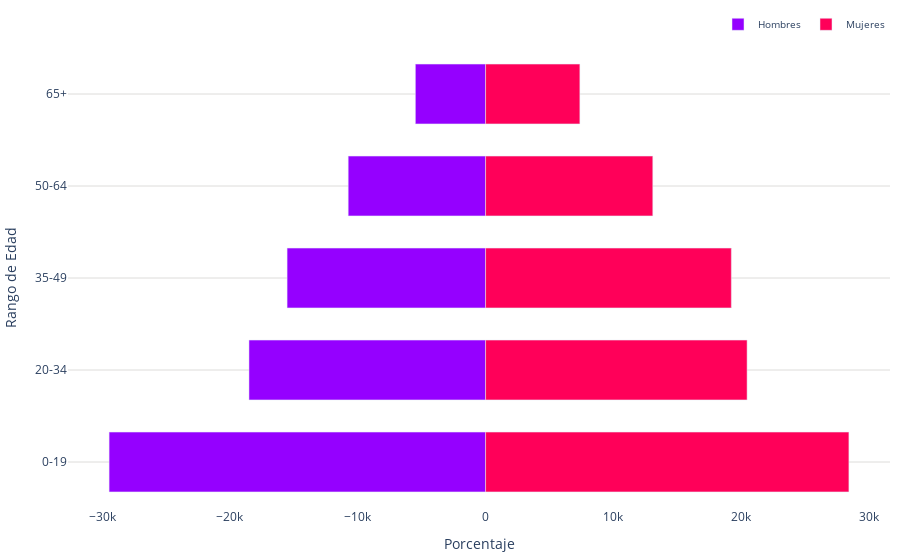

The notebook cell this image was saved under:
### Code cell
def asignar_rango_amplio(id):
    rangos = {range(1, 5): '0-19', range(5, 8): '20-34', range(8, 11): '35-49', range(11, 14): '50-64'} 
    for rango, etiqueta in rangos.items():
        if id in rango:
            return etiqueta
    return '65+' if id > 19 else '65+'

df_grupos_edad_tulancingo['rango_amplio'] = df_grupos_edad_tulancingo['id'].apply(asignar_rango_amplio)

# Agrupar y sumar en una línea
datos_agrupados = df_grupos_edad_tulancingo.groupby('rango_amplio').sum().reset_index()

def create_population_pyramids(df, title, male_col, female_col, age_group_col):
    age_groups = df[age_group_col].tolist()
    men_values = df[male_col].tolist()
    women_values = df[female_col].tolist()

    fig = go.Figure()

    fig.add_trace(go.Bar(
        y=age_groups,
        x=[-value for value in men_values],
        # text=male_data['Population'],  # Etiquetas de cantidad positiva
        name='Hombres',
        orientation='h',
        marker=dict(color='#9500ff'),
        textposition='outside',  # Posición del texto fuera de la barra
    ))

    fig.add_trace(go.Bar(
        y=age_groups,
        x=women_values,  # Coordenadas x invertidas
        # text=female_data['Population'],  # Etiquetas de cantidad positiva
        name='Mujeres',
        orientation='h',
        marker=dict(color='#ff0059'),
        textposition='outside',  # Posición del texto fuera de la barra    
    ))
    
    # Configurar el fondo de la gráfica como transparente
    # fig.update_layout({
    #     'plot_bgcolor': 'rgba(0, 0, 0, 0)',
    #     'paper_bgcolor': 'rgba(0, 0, 0, 0)'
    # })

    # Personalización adicional del gráfico
    fig.update_layout(
        title=title,
        barmode='overlay',
        bargap=0.35,
        xaxis=dict(title='Porcentaje'),
        yaxis=dict(
            title='Rango de Edad', 
            gridcolor='#dddcda', # Color de las líneas que dividen los rangos del eje Y
        ),
        legend=dict(
            font_size=10,
            orientation='h',  # Orientación horizontal de la leyenda
            yanchor='bottom',  # Anclar al borde inferior
            y=1.02,  # Colocar la leyenda justo debajo del gráfico
            xanchor='right',
            x=1
            ),
        
        plot_bgcolor='rgba(0,0,0,0)',  # Color de fondo del gráfico
        margin=dict(l=10, r=10, t=10, b=10)  # Ajusta los márgenes (left, right, top, bottom)
        
    )

    return fig

# Crear y mostrar la pirámide poblacional
create_population_pyramids(datos_agrupados, '', 'hombres', 'mujeres', 'rango_amplio')

### Figure 1 — Plotly figure (JSON) as saved in the notebook; plotly's stock layout.template omitted (floating-point values rounded to 4 significant figures)
{"data": [{"marker": {"color": "#9500ff"}, "name": "Hombres", "orientation": "h", "textposition": "outside", "type": "bar", "x": [-29450, -18509, -15527, -10746, -5492], "y": ["0-19", "20-34", "35-49", "50-64", "65+"]}, {"marker": {"color": "#ff0059"}, "name": "Mujeres", "orientation": "h", "textposition": "outside", "type": "bar", "x": [28421, 20457, 19225, 13080, 7375], "y": ["0-19", "20-34", "35-49", "50-64", "65+"]}], "layout": {"bargap": 0.35, "barmode": "overlay", "legend": {"font": {"size": 10}, "orientation": "h", "x": 1, "xanchor": "right", "y": 1.02, "yanchor": "bottom"}, "margin": {"b": 10, "l": 10, "r": 10, "t": 10}, "plot_bgcolor": "rgba(0,0,0,0)", "title": {"text": ""}, "xaxis": {"title": {"text": "Porcentaje"}}, "yaxis": {"gridcolor": "#dddcda", "title": {"text": "Rango de Edad"}}}}
